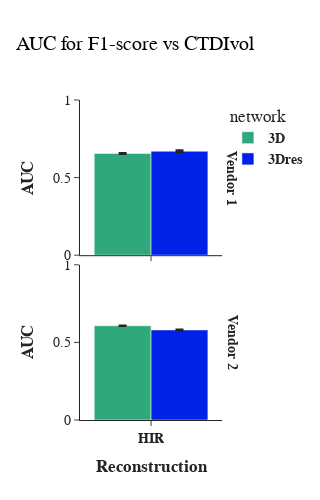

Notebook source saved alongside this figure:
### Code cell
aucs_df_mean_plot = aucs_df_mean[aucs_df_mean["reco+kernel"].isin(["HIR"])]
aucs_df_mean_plot = aucs_df_mean_plot[aucs_df_mean_plot["network"].isin(["<b>3D", "<b>3Dres"])]
aucs_df_mean_plot = aucs_df_mean_plot[aucs_df_mean_plot["ct"].isin(["<b>Vendor 1", "<b>Vendor 2"])]

fig = px.bar(aucs_df_mean_plot, x="reco+kernel", y="AUC_mean", error_y="AUC_std", color="network", 
       title="AUC for F1-score vs CTDIvol", template="simple_white", range_y=[0,1], facet_row="ct",
       category_orders={"reco+kernel": ["FBP", "HIR", "MBIR", "DLR"],
                        "ct": ["<b>Vendor 1", "<b>Vendor 2"],
                        "network": ["<b>3D", "<b>3Dres"]}, barmode="group",
                        color_discrete_sequence=["#2FA97C", "#0021E8", "#FF7F00", "darkred"],)


fig.update_xaxes(title_text="<b>Reconstruction", row=1) 
fig.update_yaxes(title_text="<b>AUC", col=1)
fig.update_xaxes(tickprefix="<b>",ticksuffix ="</b>")
fig.for_each_annotation(lambda a: a.update(text=a.text.split("=")[1]))

fig.update_layout(
       font_family="Arial",
       font_size=14,
       title_font_family="Arial",
       title_font_color="black",
       height=500,
       width=300
       
       )
fig.show()
fig.write_image(os.path.join(output_dir, f"lesion_seg_f1_score_auc_dicethreshold_{dice_detection_threshold}_networks.png"), width=300, height=500)

### Figure 1 — Plotly figure (JSON) as saved in the notebook; plotly's stock layout.template omitted (floating-point values rounded to 4 significant figures)
{"data": [{"alignmentgroup": "True", "error_y": {"array": [0.003099]}, "hovertemplate": "network=<b>3D<br>ct=<b>Vendor 1<br>reco+kernel=%{x}<br>AUC_mean=%{y}<extra></extra>", "legendgroup": "<b>3D", "marker": {"color": "#2FA97C", "pattern": {"shape": ""}}, "name": "<b>3D", "offsetgroup": "<b>3D", "orientation": "v", "showlegend": true, "textposition": "auto", "type": "bar", "x": ["HIR"], "xaxis": "x2", "y": [0.6558], "yaxis": "y2"}, {"alignmentgroup": "True", "error_y": {"array": [0.005698]}, "hovertemplate": "network=<b>3Dres<br>ct=<b>Vendor 1<br>reco+kernel=%{x}<br>AUC_mean=%{y}<extra></extra>", "legendgroup": "<b>3Dres", "marker": {"color": "#0021E8", "pattern": {"shape": ""}}, "name": "<b>3Dres", "offsetgroup": "<b>3Dres", "orientation": "v", "showlegend": true, "textposition": "auto", "type": "bar", "x": ["HIR"], "xaxis": "x2", "y": [0.6699], "yaxis": "y2"}, {"alignmentgroup": "True", "error_y": {"array": [0.001386]}, "hovertemplate": "network=<b>3D<br>ct=<b>Vendor 2<br>reco+kernel=%{x}<br>AUC_mean=%{y}<extra></extra>", "legendgroup": "<b>3D", "marker": {"color": "#2FA97C", "pattern": {"shape": ""}}, "name": "<b>3D", "offsetgroup": "<b>3D", "orientation": "v", "showlegend": false, "textposition": "auto", "type": "bar", "x": ["HIR"], "xaxis": "x", "y": [0.6074], "yaxis": "y"}, {"alignmentgroup": "True", "error_y": {"array": [0.002932]}, "hovertemplate": "network=<b>3Dres<br>ct=<b>Vendor 2<br>reco+kernel=%{x}<br>AUC_mean=%{y}<extra></extra>", "legendgroup": "<b>3Dres", "marker": {"color": "#0021E8", "pattern": {"shape": ""}}, "name": "<b>3Dres", "offsetgroup": "<b>3Dres", "orientation": "v", "showlegend": false, "textposition": "auto", "type": "bar", "x": ["HIR"], "xaxis": "x", "y": [0.5803], "yaxis": "y"}], "layout": {"annotations": [{"font": {}, "showarrow": false, "text": "<b>Vendor 2", "textangle": 90, "x": 0.98, "xanchor": "left", "xref": "paper", "y": 0.2425, "yanchor": "middle", "yref": "paper"}, {"font": {}, "showarrow": false, "text": "<b>Vendor 1", "textangle": 90, "x": 0.98, "xanchor": "left", "xref": "paper", "y": 0.7575, "yanchor": "middle", "yref": "paper"}], "barmode": "group", "font": {"family": "Arial", "size": 14}, "height": 500, "legend": {"title": {"text": "network"}, "tracegroupgap": 0}, "title": {"font": {"color": "black", "family": "Arial"}, "text": "AUC for F1-score vs CTDIvol"}, "width": 300, "xaxis": {"anchor": "y", "categoryarray": ["FBP", "HIR", "MBIR", "DLR"], "categoryorder": "array", "domain": [0, 0.98], "tickprefix": "<b>", "ticksuffix": "</b>", "title": {"text": "<b>Reconstruction"}}, "xaxis2": {"anchor": "y2", "domain": [0, 0.98], "matches": "x", "showticklabels": false, "tickprefix": "<b>", "ticksuffix": "</b>"}, "yaxis": {"anchor": "x", "domain": [0, 0.485], "range": [0, 1], "title": {"text": "<b>AUC"}}, "yaxis2": {"anchor": "x2", "domain": [0.515, 1], "matches": "y", "range": [0, 1], "title": {"text": "<b>AUC"}}}}
